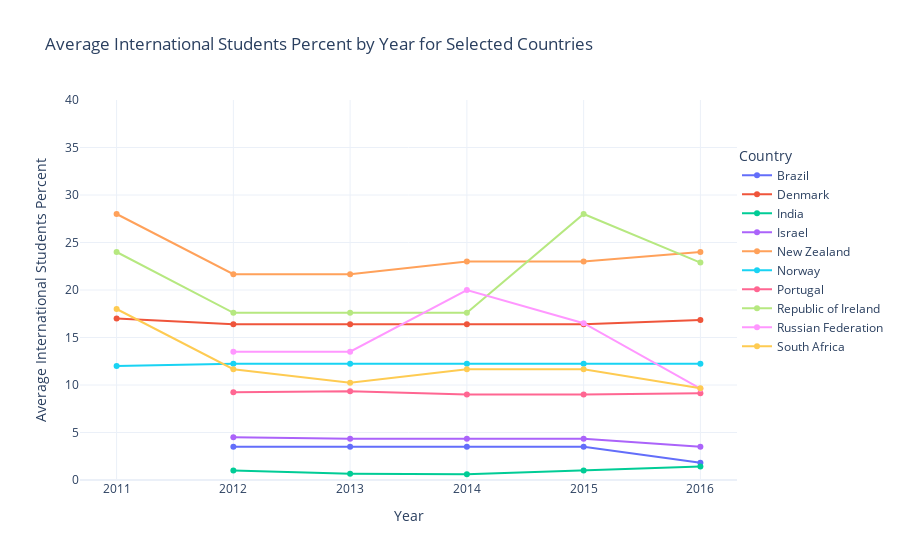

Notebook source saved alongside this figure:
### Code cell
grouped = filtered_train_df.groupby(["country", "year"])["international_students_percent"].mean().reset_index()

fig = px.line(grouped, x="year", y="international_students_percent", color="country",
              markers=True, title="Average International Students Percent by Year for Selected Countries")

fig.update_layout(
    xaxis_title="Year",
    yaxis_title="Average International Students Percent",
    legend_title="Country",
    yaxis=dict(range=[0, 40]),
    legend=dict(x=1, y=0.6),
    showlegend=True,
    template="plotly_white"
)

fig.show()

### Figure 1 — Plotly figure (JSON) as saved in the notebook; plotly's stock layout.template omitted (floating-point values rounded to 4 significant figures)
{"data": [{"hovertemplate": "country=Brazil<br>year=%{x}<br>international_students_percent=%{y}<extra></extra>", "legendgroup": "Brazil", "line": {"color": "#636efa", "dash": "solid"}, "marker": {"symbol": "circle"}, "mode": "lines+markers", "name": "Brazil", "orientation": "v", "showlegend": true, "type": "scatter", "x": [2012, 2013, 2014, 2015, 2016], "xaxis": "x", "y": [3.5, 3.5, 3.5, 3.5, 1.824], "yaxis": "y"}, {"hovertemplate": "country=Denmark<br>year=%{x}<br>international_students_percent=%{y}<extra></extra>", "legendgroup": "Denmark", "line": {"color": "#EF553B", "dash": "solid"}, "marker": {"symbol": "circle"}, "mode": "lines+markers", "name": "Denmark", "orientation": "v", "showlegend": true, "type": "scatter", "x": [2011, 2012, 2013, 2014, 2015, 2016], "xaxis": "x", "y": [17, 16.4, 16.4, 16.4, 16.4, 16.83], "yaxis": "y"}, {"hovertemplate": "country=India<br>year=%{x}<br>international_students_percent=%{y}<extra></extra>", "legendgroup": "India", "line": {"color": "#00cc96", "dash": "solid"}, "marker": {"symbol": "circle"}, "mode": "lines+markers", "name": "India", "orientation": "v", "showlegend": true, "type": "scatter", "x": [2012, 2013, 2014, 2015, 2016], "xaxis": "x", "y": [1, 0.6667, 0.6, 1, 1.412], "yaxis": "y"}, {"hovertemplate": "country=Israel<br>year=%{x}<br>international_students_percent=%{y}<extra></extra>", "legendgroup": "Israel", "line": {"color": "#ab63fa", "dash": "solid"}, "marker": {"symbol": "circle"}, "mode": "lines+markers", "name": "Israel", "orientation": "v", "showlegend": true, "type": "scatter", "x": [2012, 2013, 2014, 2015, 2016], "xaxis": "x", "y": [4.5, 4.333, 4.333, 4.333, 3.5], "yaxis": "y"}, {"hovertemplate": "country=New Zealand<br>year=%{x}<br>international_students_percent=%{y}<extra></extra>", "legendgroup": "New Zealand", "line": {"color": "#FFA15A", "dash": "solid"}, "marker": {"symbol": "circle"}, "mode": "lines+markers", "name": "New Zealand", "orientation": "v", "showlegend": true, "type": "scatter", "x": [2011, 2012, 2013, 2014, 2015, 2016], "xaxis": "x", "y": [28, 21.67, 21.67, 23, 23, 24], "yaxis": "y"}, {"hovertemplate": "country=Norway<br>year=%{x}<br>international_students_percent=%{y}<extra></extra>", "legendgroup": "Norway", "line": {"color": "#19d3f3", "dash": "solid"}, "marker": {"symbol": "circle"}, "mode": "lines+markers", "name": "Norway", "orientation": "v", "showlegend": true, "type": "scatter", "x": [2011, 2012, 2013, 2014, 2015, 2016], "xaxis": "x", "y": [12, 12.25, 12.25, 12.25, 12.25, 12.25], "yaxis": "y"}, {"hovertemplate": "country=Portugal<br>year=%{x}<br>international_students_percent=%{y}<extra></extra>", "legendgroup": "Portugal", "line": {"color": "#FF6692", "dash": "solid"}, "marker": {"symbol": "circle"}, "mode": "lines+markers", "name": "Portugal", "orientation": "v", "showlegend": true, "type": "scatter", "x": [2012, 2013, 2014, 2015, 2016], "xaxis": "x", "y": [9.25, 9.333, 9, 9, 9.143], "yaxis": "y"}, {"hovertemplate": "country=Republic of Ireland<br>year=%{x}<br>international_students_percent=%{y}<extra></extra>", "legendgroup": "Republic of Ireland", "line": {"color": "#B6E880", "dash": "solid"}, "marker": {"symbol": "circle"}, "mode": "lines+markers", "name": "Republic of Ireland", "orientation": "v", "showlegend": true, "type": "scatter", "x": [2011, 2012, 2013, 2014, 2015, 2016], "xaxis": "x", "y": [24, 17.6, 17.6, 17.6, 28, 22.89], "yaxis": "y"}, {"hovertemplate": "country=Russian Federation<br>year=%{x}<br>international_students_percent=%{y}<extra></extra>", "legendgroup": "Russian Federation", "line": {"color": "#FF97FF", "dash": "solid"}, "marker": {"symbol": "circle"}, "mode": "lines+markers", "name": "Russian Federation", "orientation": "v", "showlegend": true, "type": "scatter", "x": [2012, 2013, 2014, 2015, 2016], "xaxis": "x", "y": [13.5, 13.5, 20, 16.5, 9.615], "yaxis": "y"}, {"hovertemplate": "country=South Africa<br>year=%{x}<br>international_students_percent=%{y}<extra></extra>", "legendgroup": "South Africa", "line": {"color": "#FECB52", "dash": "solid"}, "marker": {"symbol": "circle"}, "mode": "lines+markers", "name": "South Africa", "orientation": "v", "showlegend": true, "type": "scatter", "x": [2011, 2012, 2013, 2014, 2015, 2016], "xaxis": "x", "y": [18, 11.67, 10.25, 11.67, 11.67, 9.667], "yaxis": "y"}], "layout": {"legend": {"title": {"text": "Country"}, "tracegroupgap": 0, "x": 1, "y": 0.6}, "showlegend": true, "title": {"text": "Average International Students Percent by Year for Selected Countries"}, "xaxis": {"anchor": "y", "domain": [0, 1], "title": {"text": "Year"}}, "yaxis": {"anchor": "x", "domain": [0, 1], "range": [0, 40], "title": {"text": "Average International Students Percent"}}}}
